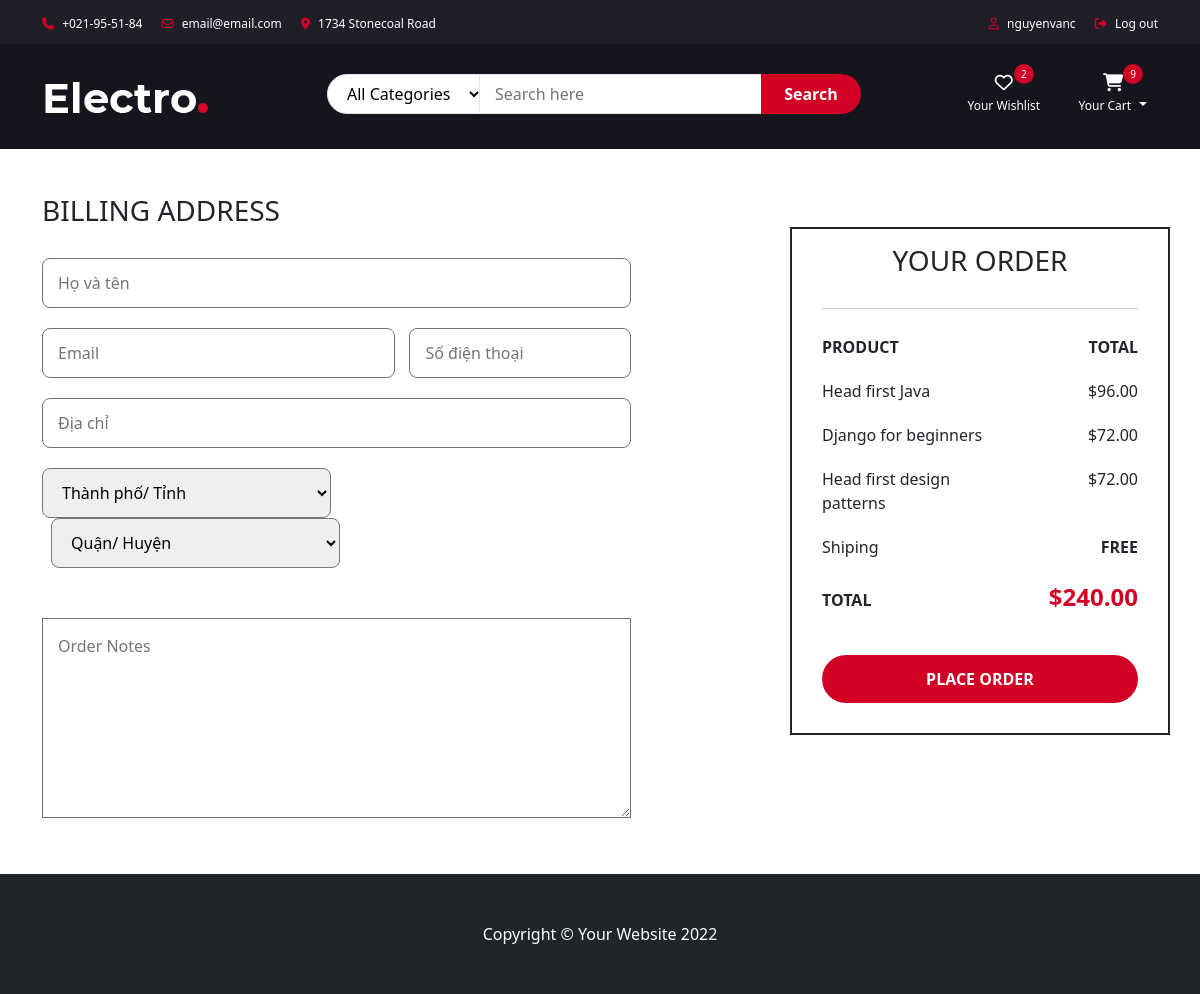
The page /checkout/ (signed in) on the database as committed earlier.
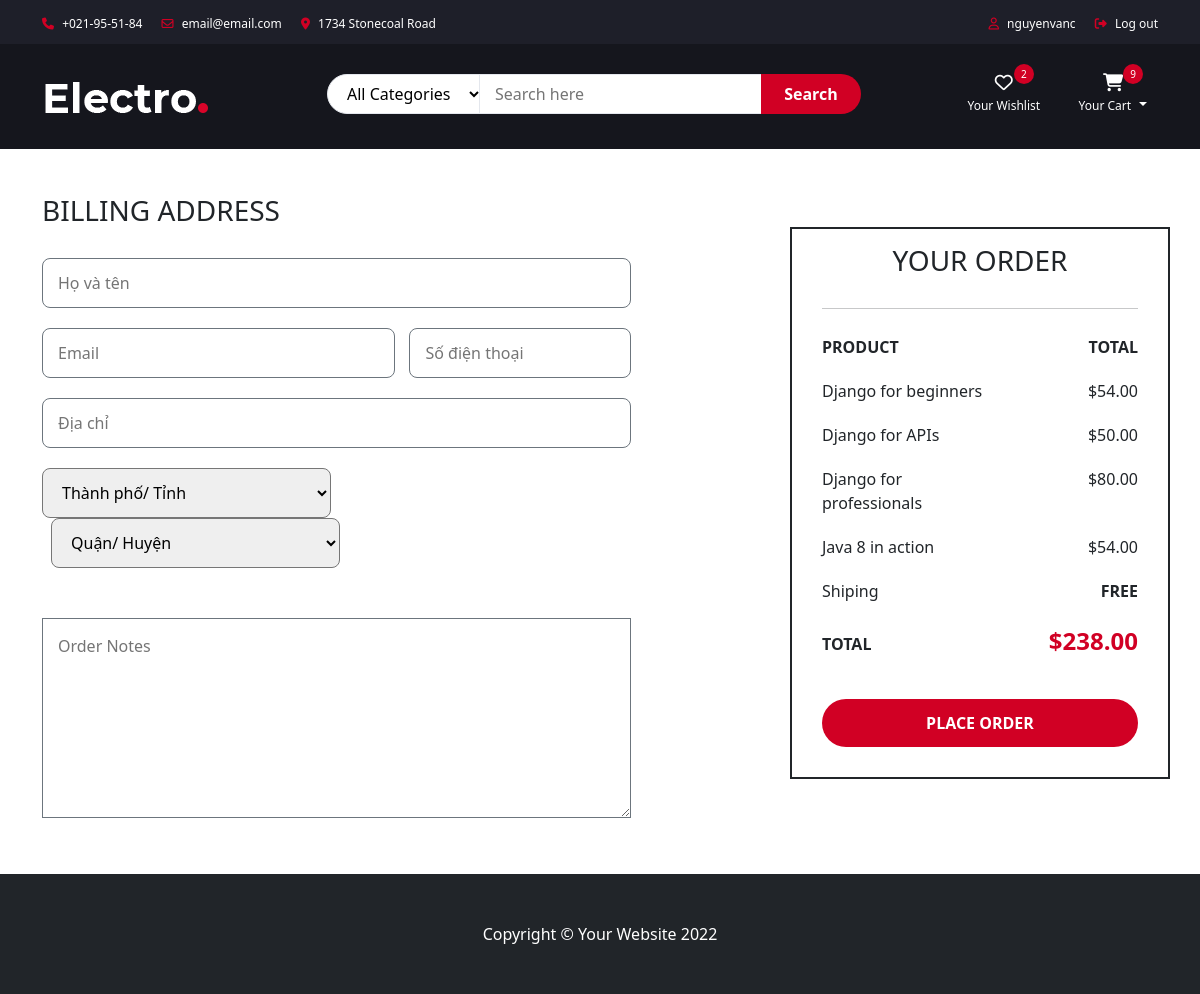
The same page on the database as committed later.
### user/models.py (models this page shows)
class CustomerUser(AbstractUser):
    phone_number = models.CharField(default='', max_length=15)

### cart/models.py (models this page shows)
class CartItem(models.Model):
    cart = models.ForeignKey(Cart, on_delete=models.CASCADE)
    item = models.ForeignKey(Book, on_delete=models.CASCADE)
    quantity = models.IntegerField(default=0)
    @property
    def get_total(self):
        total = self.item.price * self.quantity
        return total

class Cart(models.Model):
    user = models.ForeignKey(CustomerUser, on_delete=models.CASCADE)
    create_date = models.DateTimeField(auto_now_add=True)
    modified_date = models.DateTimeField(auto_now=True)
    @property
    def get_cart_total(self):
        cart_items = self.cartitem_set.all()
        total = 0
        for item in cart_items:
            total += item.get_total
        return total
    @property
    def get_cart_quantity(self):
        cart_item = self.cartitem_set.all()
        total_quantity = 0
        for item in cart_item:
            total_quantity += item.quantity
        return total_quantity

### books/models.py (models this page shows, shortened)
class Book(models.Model):
    title = models.CharField(max_length=60, default='')
    author = models.CharField(max_length=60, default='')
    image = models.ImageField(null=True, blank=True)
    description = models.TextField(default='')
    publisher_id = models.ForeignKey(Publisher, on_delete=models.CASCADE)
    price = models.FloatField(default=0)
    category = models.ForeignKey(Category, on_delete=models.CASCADE, null=True)
    @property
    def imageURL(self):
        try:
            url = self.image.url
        except:
            url = 'https://dummyimage.com/450x300/dee2e6/6c757d.jpg'
        return url

### controller/views.py (the view)
# urls.py: path('checkout/', checkOutView, name='checkout'),
@decorators.login_required(login_url='/login/')
def checkOutView(request):
    customer = request.user
    cart, created = Cart.objects.get_or_create(user=customer)
    cart_items = cart.cartitem_set.all()
    quantity = cart.get_cart_quantity
    context = {"cart": cart, "cart_items": cart_items, "quantity": quantity}
    return render(request, 'cart/checkout.html', context)

### templates/cart/checkout.html (shortened to what this page needs)
{% load static %}
<!DOCTYPE html>
<html lang="en">
<head>
    <link href="https://cdn.jsdelivr.net/npm/bootstrap@5.2.3/dist/css/bootstrap.min.css" rel="stylesheet">
    <link href="https://cdn.jsdelivr.net/npm/bootstrap-icons@1.5.0/font/bootstrap-icons.css" rel="stylesheet"/>
    <link rel="stylesheet" href="https://cdnjs.cloudflare.com/ajax/libs/font-awesome/6.2.1/css/all.min.css"
/>
    <link rel="stylesheet" href="{% static 'homepage/css/navbar.css' %}"/>
    <link href="{% static 'cart/checkout.css' %}" rel="stylesheet"/>
    <link href="{% static 'sweetalert/sweetalert2.min.css' %}" rel="stylesheet"/>
</head>
<body>
{% include 'homepage/navbar.html' %}
<div class="section">
    <div class="container">
        <div class="row">
            <div class="col-md-8">
                <form id="customer-details" method="post">
                    <div class="billing-details">
                        <div class="section-title">
                            <h3 class="title">Billing address</h3>
                        </div>
                        <div class="form-group">
                            <input class="input border border-1 border-secondary" type="text" name="name"
                                   placeholder="Họ và tên" required/>
                        </div>
                        <div class="form-group" id="email">
                            <input class="input border border-1 border-secondary" type="email" name="email"
                                   placeholder="Email" required/>
                        </div>
                        <div class="form-group" id="phone-number">
                            <input class="input border border-1 border-secondary" type="tel" name="phone-number"
                                   placeholder="Số điện thoại" pattern="[0-9]{10}" required/>
                        </div>
                        <div class="form-group">
                            <input class="input border border-1 border-secondary" type="text" name="address"
                                   placeholder="Địa chỉ" required/>
                        </div>
                        <div class="form-group">
                            <select name="province" class="select-box" id="province" required>
                                <option value="" selected="selected">Thành phố/ Tỉnh</option>
                            </select>
                            <select name="city" class="select-box" id="city" required>
                                <option value="" selected="selected">Quận/ Huyện</option>
                            </select>
                        </div>
                    </div>
                    <div class="order-notes form-group">
                        <textarea class="input border border-1 border-secondary" placeholder="Order Notes"
                                  style="height: 200px" name="note"></textarea>
                    </div>
                </form>
            </div>
            <div class="col-md-4 order-details h-100 mt-lg-5 border border-2 border-dark">
                <div class="section-title text-center">
                    <h3 class="title">Your Order</h3>
                </div>
                <hr>
                <div class="order-summary">
                    <div class="order-col">
                        <div><strong>PRODUCT</strong></div>
                        <div><strong>TOTAL</strong></div>
                    </div>
                    <div class="order-products">
                        {% for cart_item in cart_items %}
                            <div class="order-col">
                                <div> {{ cart_item.item.title}}</div>
                                <div>${{ cart_item.get_total | floatformat:2}}</div>
                            </div>
                        {% endfor %}
                    </div>
                    <div class="order-col">
                        <div>Shiping</div>
                        <div><strong>FREE</strong></div>
                    </div>
                    <div class="order-col">
                        <div><strong>TOTAL</strong></div>
                        <div>
                            <strong class="order-total"
                            >${{ cart.get_cart_total | floatformat:2 }}</strong
                            >
                        </div>
                    </div>
                </div>
                <a href="#" class="primary-btn order-submit">Place order</a
                >
            </div>
        </div>
    </div>
</div>
{% include 'homepage/footer.html' %}
</body>
</html>

### templates/homepage/navbar.html (shortened to what this page needs)
{% load static %}
<div id="navbar">
    <div id="top-header">
        <div class="container">
            <ul class="header-links pull-left">
                <li><a href="#"><i class="fa fa-phone"></i> +021-95-51-84</a></li>
                <li><a href="#"><i class="fa fa-envelope-o"></i> email@email.com</a></li>
                <li><a href="#"><i class="fa fa-map-marker"></i> 1734 Stonecoal Road</a></li>
            </ul>
            <ul class="header-links pull-right">
                {% if user.is_authenticated %}
                    <li><a href="/login/?next=/"><i class="fa fa-user-o"></i> {{ user }}</a></li>
                {% else %}
                    <li><a href="/login/?next=/"><i class="fa fa-user-o"></i> Login</a></li>
                {% endif %}
                <li><a href="/custom-logout"><i class="fa fa-right-from-bracket"></i> Log out</a></li>
            </ul>
        </div>
    </div>
    <div id="header" class="pb-3">
        <div class="container">
            <div class="row">
                <div class="col-md-3 mt-1">
                    <div class="header-logo">
                        <a href="{% url 'index' %}" class="logo">
                            <img src="{% static 'images/logo.png' %}" alt="">
                        </a>
                    </div>
                </div>
                <div class="col-md-6">
                    <div class="header-search">
                        <form class="d-flex search-form" method="get" action="{% url 'index' %}">
                            <select class="input-select">
                                <option value="0">All Categories</option>
                            </select>
                            <input class="input search-bar" placeholder="Search here" type="search" name="q" value="">
                            <button class="search-btn">Search</button>
                        </form>
                    </div>
                </div>
                <div class="col-md-3 clearfix">
                    <div class="header-ctn">
                        <div>
                            <a href="#">
                                <i class="fa fa-heart-o"></i>
                                <span>Your Wishlist</span>
                                <div class="qty">2</div>
                            </a>
                        </div>
                        <div class="dropdown">
                            <a class="dropdown-toggle" data-toggle="dropdown" aria-expanded="true">
                                <i class="fa fa-shopping-cart"></i>
                                <span>Your Cart</span>
                                <div class="qty">{{ quantity }}</div>
                            </a>
                        </div>
                    </div>
                </div>
            </div>
        </div>
    </div>
</div>

### templates/homepage/footer.html
<footer class="py-5 bg-dark">
    <div class="container"><p class="m-0 text-center text-white">Copyright &copy; Your Website 2022</p></div>
</footer>

### static/homepage/css/navbar.css (style rules this page uses)
a { color: #2B2D42; font-weight: 500; -webkit-transition: 0.2s color; transition: 0.2s color; }
ul, ol { margin: 0; padding: 0; list-style: none }
.primary-btn { display: inline-block; padding: 12px 30px; background-color: #D10024; border: none; border-radius: 40px; color: #FFF; text-transform: uppercase; font-weight: 700; text-align: center; -webkit-transition: 0.2s all; transition: 0.2s all; }
.input { height: 40px; padding: 0px 15px; border: 1px solid #E4E7ED; background-color: #FFF; width: 100%; }
textarea.input { padding: 15px; min-height: 90px; }
.input-select { padding: 0px 15px; background: #FFF; border: 1px solid #E4E7ED; height: 40px; }
.search-bar { outline: none; }
.section { padding-top: 30px; padding-bottom: 30px; }
.section-title { position: relative; margin-bottom: 30px; margin-top: 15px; }
.section-title .title { display: inline-block; text-transform: uppercase; margin: 0px; }
#top-header { padding-top: 10px; padding-bottom: 10px; background-color: #1E1F29; }
#top-header .container { display: flex; justify-content: space-between; }
.header-links { display: inline-block !important; }
.header-links li { display: inline-block; margin-right: 15px; font-size: 12px; }
.header-links li:last-child { margin-right: 0px; }
.header-links li a { color: #FFF; }
.header-links li i { color: #D10024; margin-right: 5px; }
#header { padding-top: 15px; padding-bottom: 15px; background-color: #15161D; }
.header-logo { float: left; }
.header-logo .logo img { display: block; }
.header-search { padding: 15px 0px; }
.header-search form { position: relative; }
.header-search form .input-select { margin-right: -4px; border-radius: 40px 0px 0px 40px; }
.header-search form .input { width: calc(100% - 260px); margin-right: -4px; }
.header-search form .search-btn { height: 40px; width: 100px; background: #D10024; color: #FFF; font-weight: 700; border: none; border-radius: 0px 40px 40px 0px; }
.header-ctn { float: right; padding: 15px 0px; }
.header-ctn>div { display: inline-block; }
.header-ctn>div+div { margin-left: 15px; }
.header-ctn>div>a { display: block; position: relative; width: 90px; text-align: center; color: #FFF; }
.header-ctn>div>a>i { display: block; font-size: 18px; }
.header-ctn>div>a>span { font-size: 12px; }
.header-ctn>div>a>.qty { position: absolute; right: 15px; top: -10px; width: 20px; height: 20px; line-height: 20px; text-align: center; border-radius: 50%; font-size: 10px; color: #FFF; background-color: #D10024; }
a { text-decoration: none; }

### static/cart/checkout.css (style rules this page uses)
.input { height: 40px; padding: 0px 15px; border: 1px solid #E4E7ED; background-color: #FFF; width: 100%; }
textarea.input { padding: 15px; min-height: 90px; }
.input-select { padding: 0px 15px; background: #FFF; border: 1px solid #E4E7ED; height: 40px; }
.billing-details { margin-bottom: 30px; }
.order-details { position: relative; padding: 0px 30px 30px; border-right: 1px solid #E4E7ED; border-left: 1px solid #E4E7ED; border-bottom: 1px solid #E4E7ED; margin-top: 30px; }
.order-summary { margin: 15px 0px; }
.order-summary .order-col { display: table; width: 100%; }
.order-summary .order-col:after { content: ""; display: block; clear: both; }
.order-summary .order-col>div { display: table-cell; padding: 10px 0px; }
.order-summary .order-col>div:first-child { width: calc(100% - 150px); }
.order-summary .order-col>div:last-child { width: 150px; text-align: right; }
.order-summary .order-col .order-total { font-size: 24px; color: #D10024; }
.order-details .order-submit { display: block; margin-top: 30px; }
.form-group { padding-bottom: 20px; width: 80%; }
.form-group input { height: 50px; border-radius: 8px; }
#email { width: 48%; display: inline-block; }
#phone-number { padding-left: 10px; width: 31.4%; display: inline-block; }
.select-box { height: 50px; border-radius: 8px; padding: 0 15px; width: 49%; }
#city { margin-left: 9px; }

Rows that differ between the two databases and show on the page:
removed CartItem: item "Head first Java", get_total "96.00"
removed CartItem: item "Head first design patterns", get_total "72.00"
changed CartItem "Django for beginners": get_total "72.00" → "54.00"
added CartItem: item "Django for APIs", get_total "50.00"
added CartItem: item "Django for professionals", get_total "80.00"
added CartItem: item "Java 8 in action", get_total "54.00"
changed through a linked row, Cart: get_cart_total "240.00" → "238.00"
